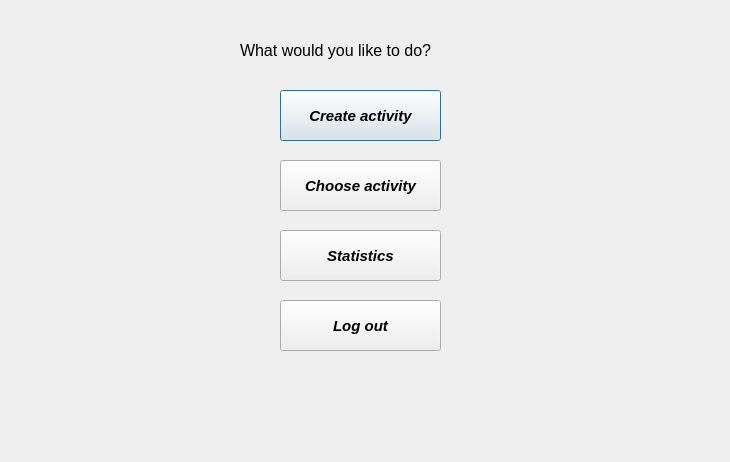
<?xml version="1.0" encoding="UTF-8"?>
<ui version="4.0">
 <class>loggedinwindow</class>
 <widget class="QDialog" name="loggedinwindow">
  <property name="geometry">
   <rect>
    <x>0</x>
    <y>0</y>
    <width>730</width>
    <height>462</height>
   </rect>
  </property>
  <property name="windowTitle">
   <string>Dialog</string>
  </property>
  <widget class="QLabel" name="label_2">
   <property name="geometry">
    <rect>
     <x>240</x>
     <y>30</y>
     <width>281</width>
     <height>41</height>
    </rect>
   </property>
   <property name="font">
    <font>
     <pointsize>12</pointsize>
    </font>
   </property>
   <property name="text">
    <string>What would you like to do?</string>
   </property>
  </widget>
  <widget class="QPushButton" name="pushButton_4">
   <property name="geometry">
    <rect>
     <x>280</x>
     <y>90</y>
     <width>161</width>
     <height>51</height>
    </rect>
   </property>
   <property name="font">
    <font>
     <pointsize>11</pointsize>
     <italic>true</italic>
     <bold>true</bold>
    </font>
   </property>
   <property name="text">
    <string>Create activity</string>
   </property>
  </widget>
  <widget class="QPushButton" name="pushButton_5">
   <property name="geometry">
    <rect>
     <x>280</x>
     <y>160</y>
     <width>161</width>
     <height>51</height>
    </rect>
   </property>
   <property name="font">
    <font>
     <pointsize>11</pointsize>
     <italic>true</italic>
     <bold>true</bold>
    </font>
   </property>
   <property name="text">
    <string>Choose activity</string>
   </property>
  </widget>
  <widget class="QPushButton" name="pushButton_6">
   <property name="geometry">
    <rect>
     <x>280</x>
     <y>300</y>
     <width>161</width>
     <height>51</height>
    </rect>
   </property>
   <property name="font">
    <font>
     <pointsize>11</pointsize>
     <italic>true</italic>
     <bold>true</bold>
    </font>
   </property>
   <property name="text">
    <string>Log out</string>
   </property>
  </widget>
  <widget class="QPushButton" name="statistics">
   <property name="geometry">
    <rect>
     <x>280</x>
     <y>230</y>
     <width>161</width>
     <height>51</height>
    </rect>
   </property>
   <property name="font">
    <font>
     <pointsize>11</pointsize>
     <italic>true</italic>
     <bold>true</bold>
    </font>
   </property>
   <property name="text">
    <string>Statistics</string>
   </property>
  </widget>
  <widget class="QLabel" name="label">
   <property name="geometry">
    <rect>
     <x>40</x>
     <y>140</y>
     <width>211</width>
     <height>201</height>
    </rect>
   </property>
   <property name="text">
    <string/>
   </property>
   <property name="pixmap">
    <pixmap>C:/Users/gadol/Desktop/Activity.jpg</pixmap>
   </property>
   <property name="scaledContents">
    <bool>true</bool>
   </property>
  </widget>
 </widget>
 <resources/>
 <connections/>
</ui>
